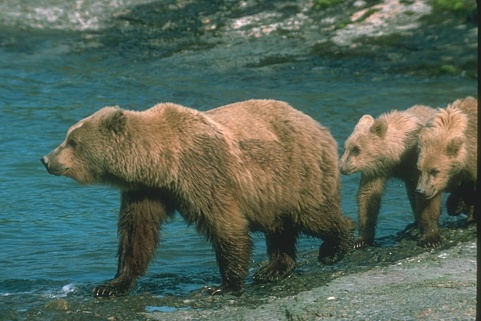
#> input picture data/images/train/100075.jpg, 481 x 321 px
$ python -i data.py   (imports and definitions only)
#> lines starting #> are read from the running program, lines starting #| are printed output that depends on the picture
"""BSDS500 loading, retina/LGN-style prewhitening, and patch sampling."""
from pathlib import Path

import numpy as np
from PIL import Image
from scipy.ndimage import gaussian_filter

DATA_DIR = Path(__file__).resolve().parents[1] / "data" / "images"

# Level-1 module geometry (paper Fig. 1c / Fig. 2a): three 16x16 patches,
# offset horizontally by 5 px, so level 2 spans 16 x 26 pixels.
PATCH = 16
OFFSET = 5
SPAN_W = PATCH + 2 * OFFSET


def dog_whiten(img, sigma_c=1.0, sigma_s=1.6):
    """Center-surround (difference-of-Gaussians) filter, as in the paper's retina/LGN stage."""
    return gaussian_filter(img, sigma_c) - gaussian_filter(img, sigma_s)


def load_images(split="train", n=None, return_scale=False):
    """Prewhitened grayscale images rescaled to unit std (and the scale, if return_scale)."""
#> called with split = 'train', return_scale = False
    paths = sorted((DATA_DIR / split).glob("*.jpg"))
    if n is not None:
        paths = paths[:n]
    imgs = []
    for p in paths:
        g = np.asarray(Image.open(p).convert("L"), dtype=np.float64) / 255.0
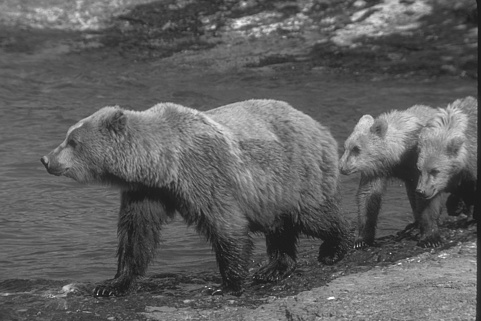
#> g: shape (321, 481) float64; min 0.0706, max 0.996, mean 0.373
        imgs.append(dog_whiten(g))
#> in dog_whiten, `return gaussian_filter(img, sigma_c) - gaussian_filter(img, sigma_s)`:
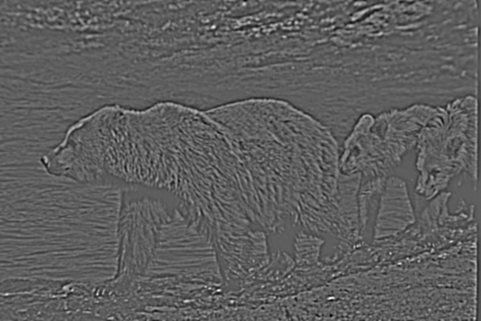
#> returned value: shape (321, 481) float64; min -0.075, max 0.126, mean -4.03e-17; drawn with min black and max white
    scale = image_scale(imgs)
#> scale = 0.0127
    out = [i / scale for i in imgs]
#> out = 1 item
    return (out, scale) if return_scale else out


def image_scale(imgs):
    """Std of the prewhitened (unscaled) images; dividing by it gives unit-variance input."""
    return float(np.std(np.concatenate([i.ravel() for i in imgs])))


def sample_regions(images, n, rng):
    """Sample n regions of size PATCH x SPAN_W. Returns array (n, PATCH, SPAN_W)."""
    out = np.empty((n, PATCH, SPAN_W))
    for k in range(n):
        im = images[rng.integers(len(images))]
        y = rng.integers(0, im.shape[0] - PATCH + 1)
        x = rng.integers(0, im.shape[1] - SPAN_W + 1)
        out[k] = im[y:y + PATCH, x:x + SPAN_W]
    return out

>>> result = load_images()
#> result = 1 item
